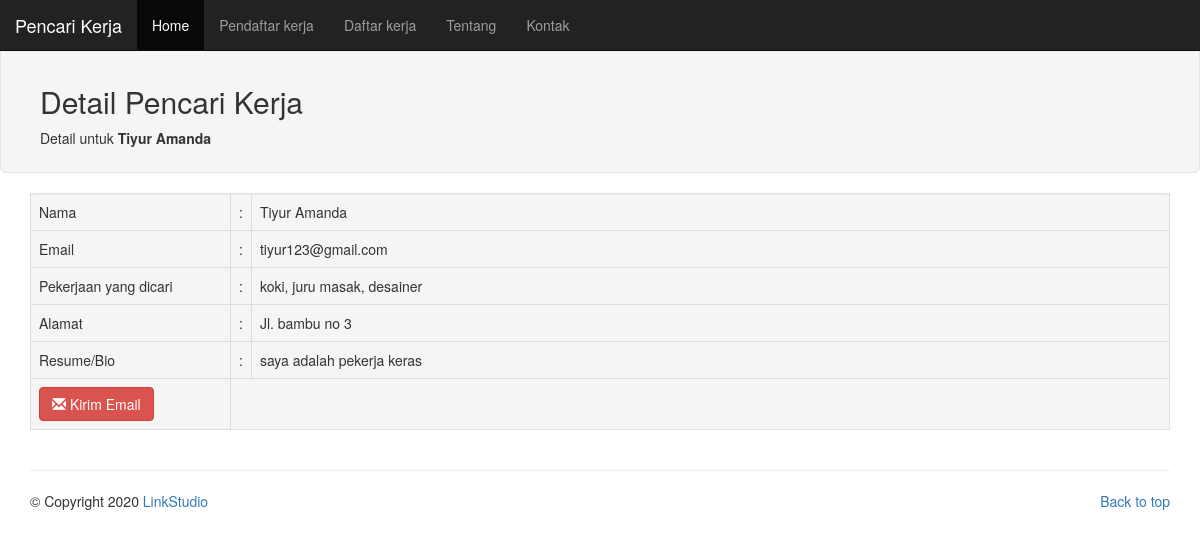
The app's page /index.php/pendaftarkerja/detail/9 with its own data.
### tables this page shows
CREATE TABLE IF NOT EXISTS `pendaftar` (
  `id` int(11) NOT NULL AUTO_INCREMENT,
  `nama` varchar(255) NOT NULL,
  `email` varchar(255) NOT NULL,
  `alamat` text NOT NULL,
  `pekerjaan` text NOT NULL,
  `resume` longtext NOT NULL,
  PRIMARY KEY (`id`)
);

### application/controllers/Pendaftarkerja.php (called while the page is built, shortened)
<?php
class Pendaftarkerja extends CI_Controller {
	public function detail($id = 0) {
		$this->load->model("pendaftar");
		$data = array (
			'pendaftar' => $this->pendaftar->detail($id)
		);
		$data["pendaftar"] = $data["pendaftar"][0];
		$this->load->view("template/header");
		$this->load->view("detailpendaftar", $data);
		$this->load->view("template/footer");
	}
}

### index.php (called while the page is built, shortened)
<?php
require_once BASEPATH.'core/CodeIgniter.php';

### application/models/pendaftar.php (called while the page is built, shortened)
<?php
class Pendaftar extends CI_Model {
	public function detail($id) {
		$this->db->where("id", $id);
		return $this->db->get("pendaftar")->result();
	}
}

### application/views/detailpendaftar.php (the view)
<div class="well well-lg">
	<div class="container">
		<h2>Detail Pencari Kerja</h2>
		<span>Detail untuk <b><?php echo $pendaftar->nama ?></b></span>
	</div>
</div>
<div class="container">
	<table class="well table table-bordered">
		<tr>
			<td width="200">Nama</td>
			<td width="1">:</td>
			<td> <?php echo $pendaftar->nama; ?></td>
		</tr>
		<tr>
			<td>Email</td>
			<td width="1">:</td>
			<td> <?php echo $pendaftar->email; ?></td>
		</tr>
		<tr>
			<td>Pekerjaan yang dicari</td>
			<td width="1">:</td>
			<td> <?php echo $pendaftar->pekerjaan; ?></td>
		</tr>
		<tr>
			<td>Alamat</td>
			<td width="1">:</td>
			<td> <?php echo $pendaftar->alamat; ?></td>
		</tr>
		<tr>
			<td>Resume/Bio</td>
			<td width="1">:</td>
			<td> <?php echo $pendaftar->resume; ?></td>
		</tr>
		<tr>
			<td>
				<a href="mailto:<?php echo $pendaftar->email; ?>" class="btn btn-danger">
					<i class="glyphicon glyphicon-envelope"></i>
					Kirim Email
				</a>
			</td>
		</tr>
	</table>
</div>

### records on screen
pendaftar: nama "Tiyur Amanda", email "tiyur123@gmail.com", pekerjaan "koki, juru masak, desainer", alamat "Jl. bambu no 3", resume "saya adalah pekerja keras"
